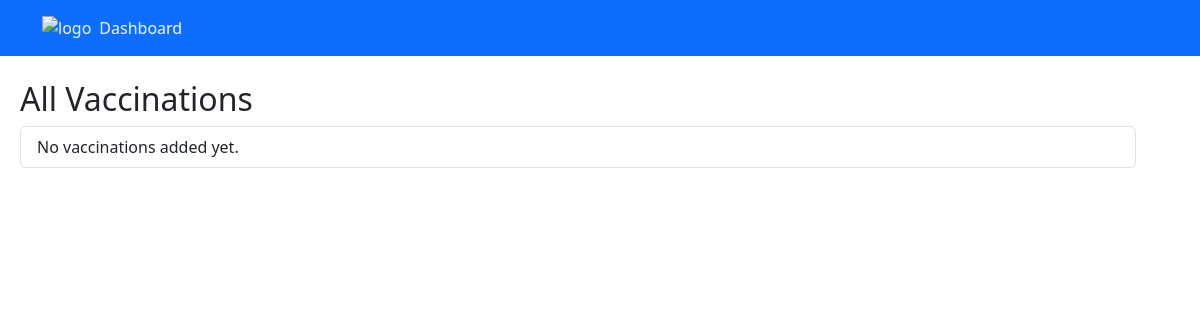
The page /Mom/vaccinations/ (signed in) on the database as committed earlier.
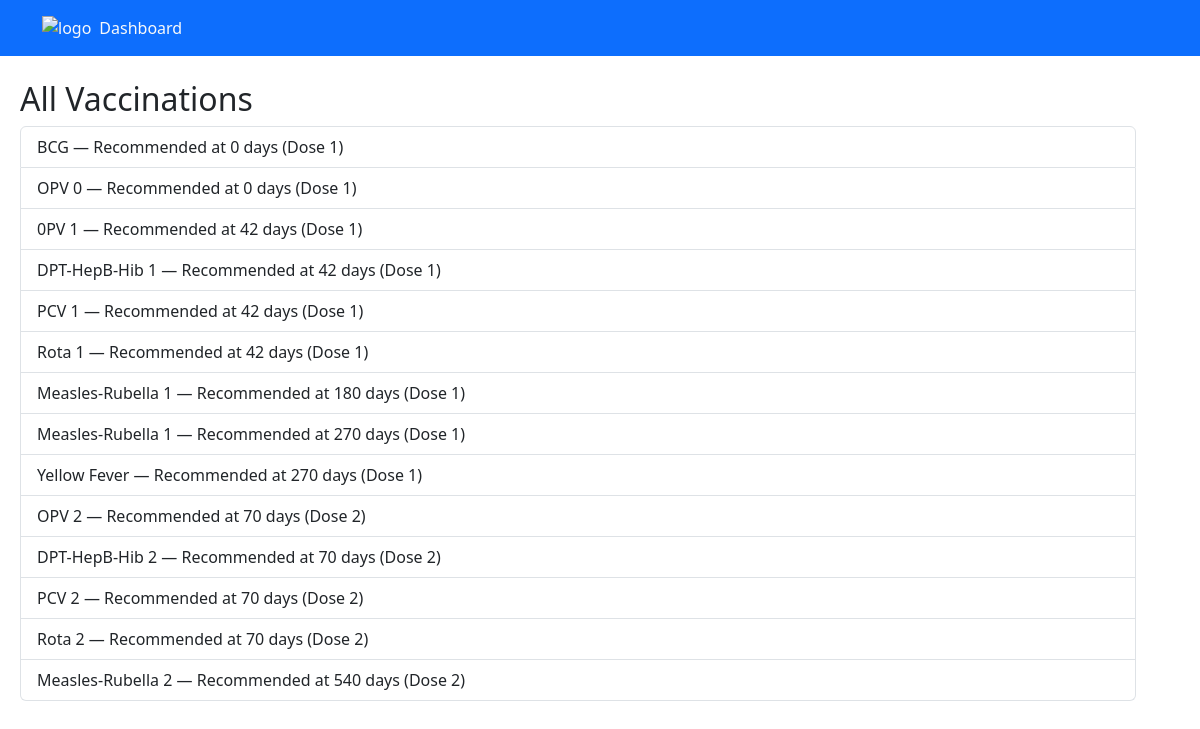
The same page on the database as committed later.
### Mom/models.py (models this page shows, shortened)
class Vaccination(models.Model):
    name = models.CharField(max_length=255)
    description = models.TextField(blank=True)
    recommended_age_days = models.IntegerField(help_text='Recommended age in days')
    dose_order = models.IntegerField(default=1)

### Mom/views.py (the view)
# urls.py: path('vaccinations/', views.vaccination_list, name='vaccination_list'),
@login_required
def vaccination_list(request):
    vaccinations = Vaccination.objects.all().order_by('dose_order')
    return render(request, 'Mom/vaccination_list.html', {'vaccinations': vaccinations})

### Mom/templates/Mom/vaccination_list.html
{% extends "main.html" %}
{% block content %}
<h2>All Vaccinations</h2>
<ul class="list-group">
  {% for vac in vaccinations %}
    <li class="list-group-item">
      {{ vac.name }} — Recommended at {{ vac.recommended_age_days }} days (Dose {{ vac.dose_order }})
    </li>
  {% empty %}
    <li class="list-group-item">No vaccinations added yet.</li>
  {% endfor %}
</ul>
{% endblock %}

### templates/main.html (shortened to what this page needs)
<!DOCTYPE html>
<html lang="en">
  <head>
    <link
      href="https://cdn.jsdelivr.net/npm/bootstrap@5.3.8/dist/css/bootstrap.min.css"
      rel="stylesheet"
    />
  </head>
  <body>
    {% include 'nav.html'%}
    <div class="container my-4 mx-2">
      {% block content %}
      {% endblock %}</div>
  </body>
</html>

### templates/nav.html (shortened to what this page needs)
{% load static %}
<nav class="navbar navbar-expand-lg bg-primary">
  <div class="container">
   <img src="{% static '' %}" alt="logo" class="text-light"/>
    <div class="collapse navbar-collapse" id="navbarNavDropdown">
      <ul class="navbar-nav">
        <li class="nav-item">
          <a class="nav-link active text-light" aria-current="page" href="{% url 'staff_dashboard' %}"
            >Dashboard</a
          >
        </li>
      </ul>
    </div>
  </div>
</nav>

Rows that differ between the two databases and show on the page:
added Vaccination: name "BCG", recommended_age_days "0", dose_order "1"
added Vaccination: name "OPV 0", recommended_age_days "0", dose_order "1"
added Vaccination: name "0PV 1", recommended_age_days "42", dose_order "1"
added Vaccination: name "DPT-HepB-Hib 1", recommended_age_days "42", dose_order "1"
added Vaccination: name "PCV 1", recommended_age_days "42", dose_order "1"
added Vaccination: name "Rota 1", recommended_age_days "42", dose_order "1"
added Vaccination: name "Measles-Rubella 1", recommended_age_days "180", dose_order "1"
added Vaccination: name "Measles-Rubella 1", recommended_age_days "270", dose_order "1"
added Vaccination: name "Yellow Fever", recommended_age_days "270", dose_order "1"
added Vaccination: name "OPV 2", recommended_age_days "70", dose_order "2"
added Vaccination: name "DPT-HepB-Hib 2", recommended_age_days "70", dose_order "2"
added Vaccination: name "PCV 2", recommended_age_days "70", dose_order "2"
added Vaccination: name "Rota 2", recommended_age_days "70", dose_order "2"
added Vaccination: name "Measles-Rubella 2", recommended_age_days "540", dose_order "2"
Other text that changed with them:
text no longer shown: "No vaccinations added yet."
